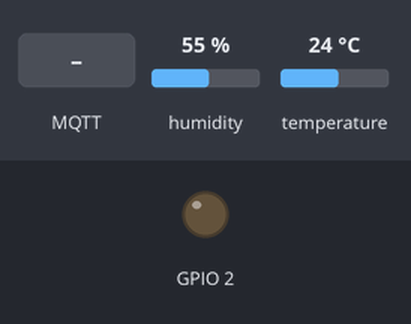
The sketch below on a simulated ESP8266 (NodeMCU). On the bench: output pins drawn as LEDs (lit = HIGH). Inputs (shaded band) come from the test bench; at power-on: humidity 55 %, temperature 24 °C. WiFi joins after 1.5 s; servers stay silent unless stated; no MQTT or app messages arrive unless stated; what the sketch prints to the serial monitor is not drawn.

Above: at 2.7 s.
2.8 s: MQTT message "=" arrives on the first subscribed topic
At 6.8 s:
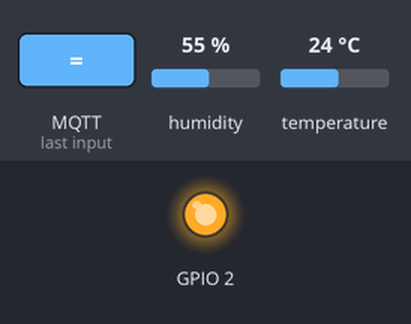
7.1 s: MQTT message "1" arrives on the first subscribed topic
At 10.8 s:
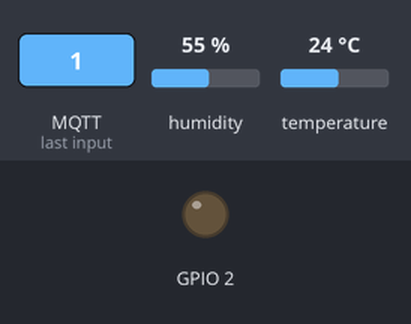
11.1 s: MQTT message "+" arrives on the first subscribed topic
At 15.1 s:
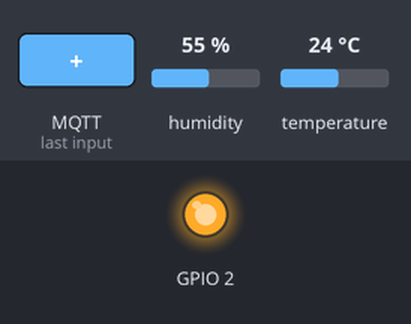
Timing chart, 0 to 16.6 s (numbered marks = the images above; inputs shaded):
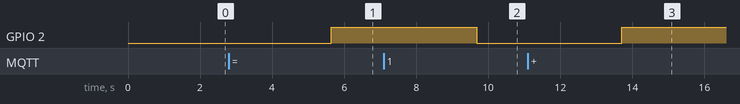

Measured:
- after the input at 2.8 s, GPIO 2: LOW → HIGH after 2.8 s
- after the input at 7.1 s, GPIO 2: HIGH → LOW after 2.6 s
- after the input at 11.1 s, GPIO 2: LOW → HIGH after 2.6 s

The sketch:

AzureHelper.ino
```cpp
String urlEncode(const char* msg)
{
    const char *hex = "0123456789abcdef";
    String encodedMsg = "";

    while (*msg!='\0'){
        if( ('a' <= *msg && *msg <= 'z')
                || ('A' <= *msg && *msg <= 'Z')
                || ('0' <= *msg && *msg <= '9') ) {
            encodedMsg += *msg;
        } else {
            encodedMsg += '%';
            encodedMsg += hex[*msg >> 4];
            encodedMsg += hex[*msg & 15];
        }
        msg++;
    }
    return encodedMsg;
}


const char *GetValue(const char* value){
  char *temp = new char[strlen(value) + 1];
  strcpy(temp, value);
  return temp;
}
```

Azure_MQTT_IOT.ino
```cpp
#include <ESP8266WiFi.h>
//#include <WiFiClientSecure.h>
#include "PubSubClient.h"
#include "sha256.h"
#include "Base64.h"
#include "DHT.h"

#include <ArduinoJson.h>

#define DHTTYPE DHT11
#define DHTPIN 5
DHT dht(DHTPIN, DHTTYPE);

//IPAddress timeServer(203, 56, 27, 253); // NTP Server au.pool.ntp.org

const char* ssid = "PrettyFlyForaWifi";
const char* password = "tintenfische1";


const char* iothostname = "uneidelIOT.azure-devices.net";
char* key = "<deviceKey>";
const char* IOT_HUB_END_POINT = "/messages/events"; ///messages/events?api-version=2015-08-15-preview

int expire = 1511104241;
char buffer[256];
//WiFiClient espClient;
WiFiClientSecure espClient;
PubSubClient client(espClient);
long lastMsg = 0;

int value = 0;


void setup_wifi() {

  delay(10);
  // We start by connecting to a WiFi network
  Serial.println();
  Serial.print("Connecting to ");
  Serial.println(ssid);

  WiFi.begin(ssid, password);

  while (WiFi.status() != WL_CONNECTED) {
    delay(500);
    Serial.print(".");
  }

  Serial.println("");
  Serial.println("WiFi connected");
  Serial.println("IP address: ");
  Serial.println(WiFi.localIP());
}
void callback(char* topic, byte* payload, unsigned int length) {
  Serial.print("***************************************************Message arrived [");
  Serial.print(topic);
  Serial.print("] ");
  for (int i = 0; i < length; i++) {
    Serial.print((char)payload[i]);
  }
  Serial.println();

  // Switch on the LED if an 1 was received as first character
  if ((char)payload[0] == '1') {
    digitalWrite(BUILTIN_LED, LOW);   // Turn the LED on (Note that LOW is the voltage level
                      // but actually the LED is on; this is because
                      // it is acive low on the ESP-01)
  }
  else {
    digitalWrite(BUILTIN_LED, HIGH);  // Turn the LED off by making the voltage HIGH
  }

}
String URLEncode(const char* msg)
{
  const char *hex = "0123456789abcdef";
  String encodedMsg = "";

  while (*msg != '\0') {
    if (('a' <= *msg && *msg <= 'z')
      || ('A' <= *msg && *msg <= 'Z')
      || ('0' <= *msg && *msg <= '9')) {
      encodedMsg += *msg;
    }
    else {
      encodedMsg += '%';
      encodedMsg += hex[*msg >> 4];
      encodedMsg += hex[*msg & 15];
    }
    msg++;
  }
  return encodedMsg;
}
const char *GetStringValue(String value){
  int len = value.length() + 1;
  char *temp = new char[len];
  value.toCharArray(temp, len);
  return temp;
}

String createIotHubSas(char *key, String url) {
  String stringToSign = url + "\n" + expire;


  int keyLength = strlen(key);

  int decodedKeyLength = base64_dec_len(key, keyLength);
  char decodedKey[decodedKeyLength];  //allocate char array big enough for the base64 decoded key

  base64_decode(decodedKey, key, keyLength);  //decode key

  Sha256.initHmac((const uint8_t*)decodedKey, decodedKeyLength);
  Sha256.print(stringToSign);
  char* sign = (char*)Sha256.resultHmac();
  // END: Create signature

  // START: Get base64 of signature
 int encodedSignLen = base64_enc_len(HASH_LENGTH);
  char encodedSign[encodedSignLen];
 base64_encode(encodedSign, sign, HASH_LENGTH);

  // SharedAccessSignature
  return "sig=" + URLEncode(encodedSign) + "&se=" + expire + "&sr=" + url;
//  // END: create SAS
}

String GeneratePassword() {
/*
  * SharedAccessSignature sig={signature-string}&se={expiry}&skn={policyName}&sr={URL-encoded-resourceURI}
  * Value   Description
  {signature}   An HMAC-SHA256 signature string of the form: {URL-encoded-resourceURI} + "\n" + expiry. Important: The key is decoded from base64 and used as key to perform the HMAC-SHA256 computation.
  {resourceURI}   URI prefix (by segment) of the endpoints that can be accessed with this token. For example, /events
  {expiry}  UTF8 strings for number of seconds since the epoch 00:00:00 UTC on 1 January 1970.
  {URL-encoded-resourceURI}   Lower case URL-encoding of the lower case resource URI
  {policyName}  The name of the shared access policy to which this token refers. Absent in the case of tokens referring to device-registry credentials.
  */
  //String url =  URLEncode(iothostname) + URLEncode(IOT_HUB_END_POINT);
  String url = URLEncode("uneidelIOT.azure-devices.net/messages/events");
  String fullSas = createIotHubSas(key, url);
  String FullSas = "SharedAccessSignature ";
  FullSas += fullSas;

  return FullSas;
}

void setup() {
  pinMode(BUILTIN_LED, OUTPUT);     // Initialize the BUILTIN_LED pin as an output
  Serial.begin(115200);
  setup_wifi();
  Serial.print("Connection to Host: ");
  Serial.println(iothostname);
  Serial.print("Port: ");
  Serial.println(8883);
  client.setServer(iothostname, 8883);
  client.setCallback(callback);
}


String GetJson()
{
  Serial.println("GetJson");
  StaticJsonBuffer<400> jsonBuffer;
  JsonObject& root = jsonBuffer.createObject();
  root["sensor"] = "SampleSensor";
  root["time"] = 1351824120;
  root["temp"] = dht.readTemperature();
  root["humi"] = dht.readHumidity();
  root.printTo(Serial);
  root.printTo(buffer, sizeof(buffer));

  return (String)buffer;
}
void reconnect() {

  String Username = "uneidelIOT.azure-devices.net/SampleSensor";
  // Loop until we're reconnected
  String Password = GeneratePassword();
  //String Password = "SharedAccessSignature sr=uneidelIOT.azure-devices.net%2fdevices%2fSampleSensor&sig=sDT9756Fc3YPZlnlQpoJKNWBz58vjXqBLRKcoaYGToI%3d&se=1456752091";
  while (!client.connected()) {
    Serial.println(client.state());
    Serial.println("Attempting MQTT connection...");
    // Attempt to connect
    Serial.print("ClientId : ");
    Serial.println("SampleSensor");
    Serial.print("UserName: ");
    Serial.println(GetStringValue(Username));
    Serial.print("Password: ");
    Serial.println(GetStringValue(Password));

    if (client.connect("SampleSensor", GetStringValue(Username), GetStringValue(Password))) {
      //   if (client.connect("SampleSensor")) {
      Serial.println("connected");
      // Once connected, publish an announcement...
      client.publish("events", GetStringValue(GetJson()));
      // ... and resubscribe
      client.subscribe("devicebound");
    }
    else {
      Serial.print("failed, rc=");
      Serial.print(client.state());
      Serial.println(" try again in 5 seconds");
      // Wait 5 seconds before retrying
      delay(5000);
    }
  }
}

void loop() {

  if (!client.connected()) {
    reconnect();
  }
  client.loop();
  delay(4000);
  client.publish("events", GetStringValue(GetJson()));


}
```

Base64.cpp
```cpp
#include "Base64.h"
const char b64_alphabet[] = "ABCDEFGHIJKLMNOPQRSTUVWXYZ"
    "abcdefghijklmnopqrstuvwxyz"
    "0123456789+/";

/* 'Private' declarations */
inline void a3_to_a4(unsigned char * a4, unsigned char * a3);
inline void a4_to_a3(unsigned char * a3, unsigned char * a4);
inline unsigned char b64_lookup(char c);

int base64_encode(char *output, char *input, int inputLen) {
  int i = 0, j = 0;
  int encLen = 0;
  unsigned char a3[3];
  unsigned char a4[4];

  while(inputLen--) {
    a3[i++] = *(input++);
    if(i == 3) {
      a3_to_a4(a4, a3);

      for(i = 0; i < 4; i++) {
        output[encLen++] = b64_alphabet[a4[i]];
      }

      i = 0;
    }
  }

  if(i) {
    for(j = i; j < 3; j++) {
      a3[j] = '\0';
    }

    a3_to_a4(a4, a3);

    for(j = 0; j < i + 1; j++) {
      output[encLen++] = b64_alphabet[a4[j]];
    }

    while((i++ < 3)) {
      output[encLen++] = '=';
    }
  }
  output[encLen] = '\0';
  return encLen;
}

int base64_decode(char * output, char * input, int inputLen) {
  int i = 0, j = 0;
  int decLen = 0;
  unsigned char a3[3];
  unsigned char a4[4];


  while (inputLen--) {
    if(*input == '=') {
      break;
    }

    a4[i++] = *(input++);
    if (i == 4) {
      for (i = 0; i <4; i++) {
        a4[i] = b64_lookup(a4[i]);
      }

      a4_to_a3(a3,a4);

      for (i = 0; i < 3; i++) {
        output[decLen++] = a3[i];
      }
      i = 0;
    }
  }

  if (i) {
    for (j = i; j < 4; j++) {
      a4[j] = '\0';
    }

    for (j = 0; j <4; j++) {
      a4[j] = b64_lookup(a4[j]);
    }

    a4_to_a3(a3,a4);

    for (j = 0; j < i - 1; j++) {
      output[decLen++] = a3[j];
    }
  }
  output[decLen] = '\0';
  return decLen;
}

int base64_enc_len(int plainLen) {
  int n = plainLen;
  return (n + 2 - ((n + 2) % 3)) / 3 * 4;
}

int base64_dec_len(char * input, int inputLen) {
  int i = 0;
  int numEq = 0;
  for(i = inputLen - 1; input[i] == '='; i--) {
    numEq++;
  }

  return ((6 * inputLen) / 8) - numEq;
}

inline void a3_to_a4(unsigned char * a4, unsigned char * a3) {
  a4[0] = (a3[0] & 0xfc) >> 2;
  a4[1] = ((a3[0] & 0x03) << 4) + ((a3[1] & 0xf0) >> 4);
  a4[2] = ((a3[1] & 0x0f) << 2) + ((a3[2] & 0xc0) >> 6);
  a4[3] = (a3[2] & 0x3f);
}

inline void a4_to_a3(unsigned char * a3, unsigned char * a4) {
  a3[0] = (a4[0] << 2) + ((a4[1] & 0x30) >> 4);
  a3[1] = ((a4[1] & 0xf) << 4) + ((a4[2] & 0x3c) >> 2);
  a3[2] = ((a4[2] & 0x3) << 6) + a4[3];
}

inline unsigned char b64_lookup(char c) {
  if(c >='A' && c <='Z') return c - 'A';
  if(c >='a' && c <='z') return c - 71;
  if(c >='0' && c <='9') return c + 4;
  if(c == '+') return 62;
  if(c == '/') return 63;
  return -1;
}
```

Base64.h
```cpp
// (licence header left out)
#ifndef _BASE64_H
#define _BASE64_H

/* b64_alphabet:
 *     Description: Base64 alphabet table, a mapping between integers
 *           and base64 digits
 *    Notes: This is an extern here but is defined in Base64.c
 */
extern const char b64_alphabet[];

/* base64_encode:
 *    Description:
 *      Encode a string of characters as base64
 *    Parameters:
 *      output: the output buffer for the encoding, stores the encoded string
 *      input: the input buffer for the encoding, stores the binary to be encoded
 *      inputLen: the length of the input buffer, in bytes
 *    Return value:
 *      Returns the length of the encoded string
 *    Requirements:
 *      1. output must not be null or empty
 *      2. input must not be null
 *      3. inputLen must be greater than or equal to 0
 */
int base64_encode(char *output, char *input, int inputLen);

/* base64_decode:
 *    Description:
 *      Decode a base64 encoded string into bytes
 *    Parameters:
 *      output: the output buffer for the decoding,
 *          stores the decoded binary
 *      input: the input buffer for the decoding,
 *           stores the base64 string to be decoded
 *      inputLen: the length of the input buffer, in bytes
 *    Return value:
 *      Returns the length of the decoded string
 *    Requirements:
 *      1. output must not be null or empty
 *      2. input must not be null
 *      3. inputLen must be greater than or equal to 0
 */
int base64_decode(char *output, char *input, int inputLen);

/* base64_enc_len:
 *    Description:
 *      Returns the length of a base64 encoded string whose decoded
 *      form is inputLen bytes long
 *    Parameters:
 *      inputLen: the length of the decoded string
 *    Return value:
 *      The length of a base64 encoded string whose decoded form
 *      is inputLen bytes long
 *    Requirements:
 *      None
 */
int base64_enc_len(int inputLen);

/* base64_dec_len:
 *    Description:
 *      Returns the length of the decoded form of a
 *      base64 encoded string
 *    Parameters:
 *      input: the base64 encoded string to be measured
 *      inputLen: the length of the base64 encoded string
 *    Return value:
 *      Returns the length of the decoded form of a
 *      base64 encoded string
 *    Requirements:
 *      1. input must not be null
 *      2. input must be greater than or equal to zero
 */
int base64_dec_len(char *input, int inputLen);

#endif // _BASE64_H
```

SHA256.cpp
```cpp
#include <string.h>
#include "sha256.h"


uint32_t sha256K[] = {
  0x428a2f98,0x71374491,0xb5c0fbcf,0xe9b5dba5,0x3956c25b,0x59f111f1,0x923f82a4,0xab1c5ed5,
  0xd807aa98,0x12835b01,0x243185be,0x550c7dc3,0x72be5d74,0x80deb1fe,0x9bdc06a7,0xc19bf174,
  0xe49b69c1,0xefbe4786,0x0fc19dc6,0x240ca1cc,0x2de92c6f,0x4a7484aa,0x5cb0a9dc,0x76f988da,
  0x983e5152,0xa831c66d,0xb00327c8,0xbf597fc7,0xc6e00bf3,0xd5a79147,0x06ca6351,0x14292967,
  0x27b70a85,0x2e1b2138,0x4d2c6dfc,0x53380d13,0x650a7354,0x766a0abb,0x81c2c92e,0x92722c85,
  0xa2bfe8a1,0xa81a664b,0xc24b8b70,0xc76c51a3,0xd192e819,0xd6990624,0xf40e3585,0x106aa070,
  0x19a4c116,0x1e376c08,0x2748774c,0x34b0bcb5,0x391c0cb3,0x4ed8aa4a,0x5b9cca4f,0x682e6ff3,
  0x748f82ee,0x78a5636f,0x84c87814,0x8cc70208,0x90befffa,0xa4506ceb,0xbef9a3f7,0xc67178f2
};

#define BUFFER_SIZE 64

uint8_t sha256InitState[] = {
  0x67,0xe6,0x09,0x6a, // H0
  0x85,0xae,0x67,0xbb, // H1
  0x72,0xf3,0x6e,0x3c, // H2
  0x3a,0xf5,0x4f,0xa5, // H3
  0x7f,0x52,0x0e,0x51, // H4
  0x8c,0x68,0x05,0x9b, // H5
  0xab,0xd9,0x83,0x1f, // H6
  0x19,0xcd,0xe0,0x5b  // H7
};

void Sha256Class::init(void) {
  memcpy_P(state.b,sha256InitState,32);
  byteCount = 0;
  bufferOffset = 0;
}

uint32_t Sha256Class::ror32(uint32_t number, uint8_t bits) {
  return ((number << (32-bits)) | (number >> bits));
}

void Sha256Class::hashBlock() {
  uint8_t i;
  uint32_t a,b,c,d,e,f,g,h,t1,t2;

  a=state.w[0];
  b=state.w[1];
  c=state.w[2];
  d=state.w[3];
  e=state.w[4];
  f=state.w[5];
  g=state.w[6];
  h=state.w[7];

  for (i=0; i<64; i++) {
    if (i>=16) {
      t1 = buffer.w[i&15] + buffer.w[(i-7)&15];
      t2 = buffer.w[(i-2)&15];
      t1 += ror32(t2,17) ^ ror32(t2,19) ^ (t2>>10);
      t2 = buffer.w[(i-15)&15];
      t1 += ror32(t2,7) ^ ror32(t2,18) ^ (t2>>3);
      buffer.w[i&15] = t1;
    }
    t1 = h;
    t1 += ror32(e,6) ^ ror32(e,11) ^ ror32(e,25); // ∑1(e)
    t1 += g ^ (e & (g ^ f)); // Ch(e,f,g)
    t1 += pgm_read_dword(sha256K+i); // Ki
    t1 += buffer.w[i&15]; // Wi
    t2 = ror32(a,2) ^ ror32(a,13) ^ ror32(a,22); // ∑0(a)
    t2 += ((b & c) | (a & (b | c))); // Maj(a,b,c)
    h=g; g=f; f=e; e=d+t1; d=c; c=b; b=a; a=t1+t2;
  }
  state.w[0] += a;
  state.w[1] += b;
  state.w[2] += c;
  state.w[3] += d;
  state.w[4] += e;
  state.w[5] += f;
  state.w[6] += g;
  state.w[7] += h;
}

void Sha256Class::addUncounted(uint8_t data) {
  buffer.b[bufferOffset ^ 3] = data;
  bufferOffset++;
  if (bufferOffset == BUFFER_SIZE) {
    hashBlock();
    bufferOffset = 0;
  }
}

size_t Sha256Class::write(uint8_t data) {
  ++byteCount;
  addUncounted(data);
}

void Sha256Class::pad() {
  // Implement SHA-256 padding (fips180-2 §5.1.1)

  // Pad with 0x80 followed by 0x00 until the end of the block
  addUncounted(0x80);
  while (bufferOffset != 56) addUncounted(0x00);

  // Append length in the last 8 bytes
  addUncounted(0); // We're only using 32 bit lengths
  addUncounted(0); // But SHA-1 supports 64 bit lengths
  addUncounted(0); // So zero pad the top bits
  addUncounted(byteCount >> 29); // Shifting to multiply by 8
  addUncounted(byteCount >> 21); // as SHA-1 supports bitstreams as well as
  addUncounted(byteCount >> 13); // byte.
  addUncounted(byteCount >> 5);
  addUncounted(byteCount << 3);
}


uint8_t* Sha256Class::result(void) {
  // Pad to complete the last block
  pad();

  // Swap byte order back
  for (int i=0; i<8; i++) {
    uint32_t a,b;
    a=state.w[i];
    b=a<<24;
    b|=(a<<8) & 0x00ff0000;
    b|=(a>>8) & 0x0000ff00;
    b|=a>>24;
    state.w[i]=b;
  }

  // Return pointer to hash (20 characters)
  return state.b;
}

#define HMAC_IPAD 0x36
#define HMAC_OPAD 0x5c

uint8_t keyBuffer[BLOCK_LENGTH]; // K0 in FIPS-198a
uint8_t innerHash[HASH_LENGTH];

void Sha256Class::initHmac(const uint8_t* key, int keyLength) {
  uint8_t i;
  memset(keyBuffer,0,BLOCK_LENGTH);
  if (keyLength > BLOCK_LENGTH) {
    // Hash long keys
    init();
    for (;keyLength--;) write(*key++);
    memcpy(keyBuffer,result(),HASH_LENGTH);
  } else {
    // Block length keys are used as is
    memcpy(keyBuffer,key,keyLength);
  }
  // Start inner hash
  init();
  for (i=0; i<BLOCK_LENGTH; i++) {
    write(keyBuffer[i] ^ HMAC_IPAD);
  }
}

uint8_t* Sha256Class::resultHmac(void) {
  uint8_t i;
  // Complete inner hash
  memcpy(innerHash,result(),HASH_LENGTH);
  // Calculate outer hash
  init();
  for (i=0; i<BLOCK_LENGTH; i++) write(keyBuffer[i] ^ HMAC_OPAD);
  for (i=0; i<HASH_LENGTH; i++) write(innerHash[i]);
  return result();
}
Sha256Class Sha256;
```

SHA256.h
```cpp
#ifndef Sha256_h
#define Sha256_h

#include <inttypes.h>
#include "Print.h"

#define HASH_LENGTH 32
#define BLOCK_LENGTH 64

union _buffer {
  uint8_t b[BLOCK_LENGTH];
  uint32_t w[BLOCK_LENGTH/4];
};
union _state {
  uint8_t b[HASH_LENGTH];
  uint32_t w[HASH_LENGTH/4];
};

class Sha256Class : public Print
{
  public:
    void init(void);
    void initHmac(const uint8_t* secret, int secretLength);
    uint8_t* result(void);
    uint8_t* resultHmac(void);
    virtual size_t write(uint8_t);
    using Print::write;
  private:
    void pad();
    void addUncounted(uint8_t data);
    void hashBlock();
    uint32_t ror32(uint32_t number, uint8_t bits);
    _buffer buffer;
    uint8_t bufferOffset;
    _state state;
    uint32_t byteCount;
    uint8_t keyBuffer[BLOCK_LENGTH];
    uint8_t innerHash[HASH_LENGTH];
};
extern Sha256Class Sha256;

#endif
```
